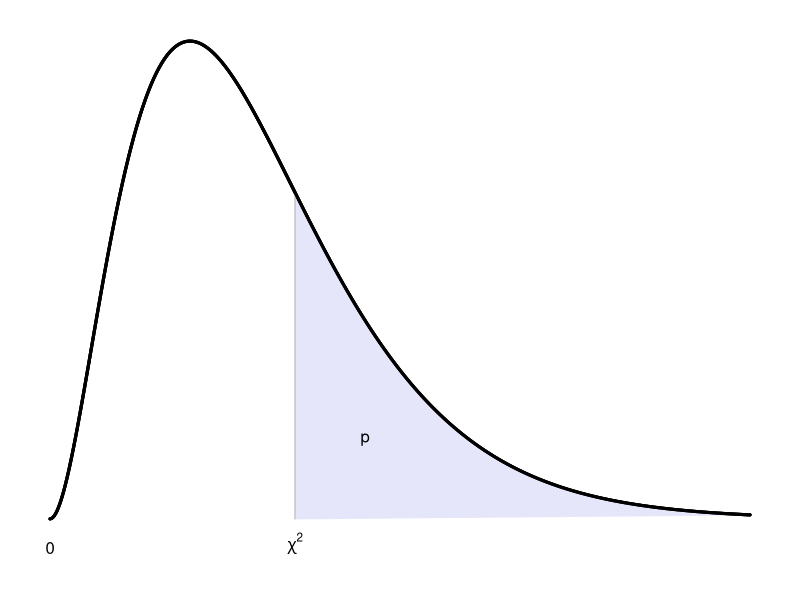

Reproduce this figure in R.
## ---- chunk 1
# adapted from `kritieketwaarden_hulpfiguur.R`
# HQ 20140320 en 20200916
# everything with df=6
op <- par(mar=c(3,1,1,1)+0.1)
xmax=20
df=6
xx <- seq(df+1,xmax,by=.01)
yy <- dchisq(xx,df=df)
curve( dchisq(x,df=df), from=0, to=xmax, xaxt="n", yaxt="n", xlab="", ylab="", bty="n", lwd=3, n=501 )
polygon( x=c(df+1,xx), y=c(0,yy), col="lavender", border="lavender" )
curve( dchisq(x,df=df), from=0, to=xmax, xaxt="n", yaxt="n", xlab="", ylab="", bty="n", lwd=3, 
       n=501, add=TRUE )
text( df+3, dchisq(df+3,df=df)*.4, "p", adj=.5, cex=1 )
axis( side=1, at=c(0,df+1), labels=c("0",expression(chi^2)), cex=1, tick=F, line=-1 ) # cex is ignored
# abline( h=0, lty=1, col="grey70" )
# segments( x0=df, x1=df, y0=0, y1=dchisq(0,df=df), col="grey70" )
segments( x0=xx[1], x1=xx[1], y0=0, y1=yy[1], col="grey70" )
curve( dchisq(x,df=df), from=0, to=xmax, xaxt="n", yaxt="n", xlab="", ylab="", bty="n", lwd=3, 
       n=501, add=TRUE )
## ---- chunk 2
pvals <- c(.2,.1,.05,.025,.01,.005,.0025,.001)
df <- c( seq(1,25,by=1),30,40,50,100,200,400 ) 
## # add extra row for infinity d.f. (using normal distro)
# add extra columns, one for d.f. values and one for spacing
appendixchi2 <- matrix("",nrow=length(df),ncol=2+length(pvals)) # matrix of char strings
for (i in 1:length(df)) 
  for (j in 1:length(pvals))
    appendixchi2[i,j+2] <- format( qchisq( p=pvals[j], lower.tail=FALSE, df=df[i] ),
                               digits=3, nsmall=2 )
appendixchi2[,1] <- format(df) # df in first column
appendixchi2 <- rbind(
  c( "", "p", as.character(pvals) ),
  appendixchi2
)
# suppress first row, and use as column names
knitr::kable(
  appendixchi2[-1,], booktabs=TRUE, col.names=appendixchi2[1,], align="c" )
